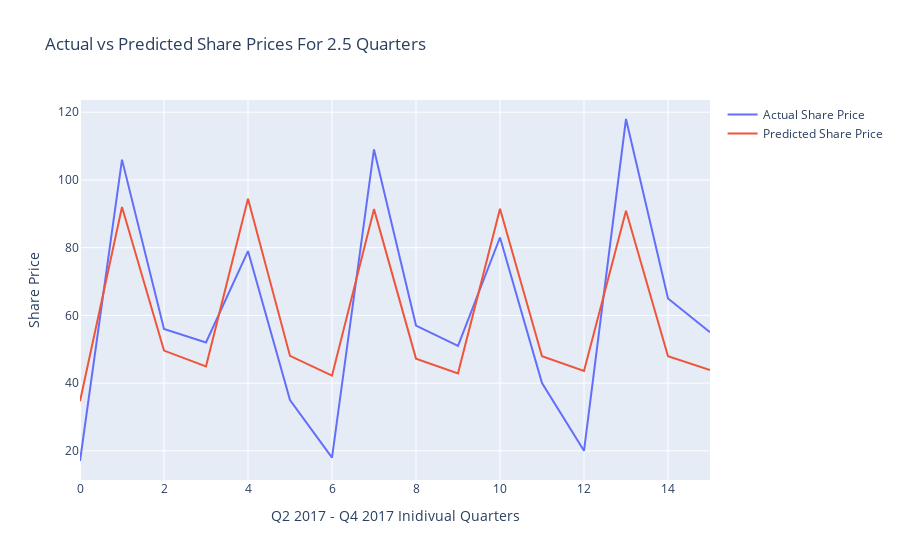

Notebook cell for this chart:
### Markdown cell above
# Use Predicted Outputs to Plot Difference Between Predicted & Actual
* Each company is plotted as single data point in respective quarter 
* Half of 2017 Q2 data, all 2017 Q3 data, & all 2017 Q4 data

### Code cell
import plotly.graph_objects as go

SharePrice_USD = predicted_df.SharePrice_USD
Prediction = predicted_df.Prediction

fig = go.Figure()
fig.add_trace(go.Scatter(x=predicted_df.index, y=SharePrice_USD,
                    mode='lines',
                    name='Actual Share Price'))
fig.add_trace(go.Scatter(x=predicted_df.index, y=Prediction,
                    mode='lines',
                    name='Predicted Share Price'))
fig.update_layout(title='Actual vs Predicted Share Prices For 2.5 Quarters',
                   xaxis_title='Q2 2017 - Q4 2017 Inidivual Quarters',
                   yaxis_title='Share Price')
fig.show()

### Figure 1 — Plotly figure (JSON) as saved in the notebook; plotly's stock layout.template omitted (floating-point values rounded to 4 significant figures)
{"data": [{"mode": "lines", "name": "Actual Share Price", "type": "scatter", "x": [0, 1, 2, 3, 4, 5, 6, 7, 8, 9, 10, 11, 12, 13, 14, 15], "y": [17, 106, 56, 52, 79, 35, 18, 109, 57, 51, 83, 40, 20, 118, 65, 55]}, {"mode": "lines", "name": "Predicted Share Price", "type": "scatter", "x": [0, 1, 2, 3, 4, 5, 6, 7, 8, 9, 10, 11, 12, 13, 14, 15], "y": [34.63, 92.01, 49.61, 44.95, 94.42, 48.03, 42.2, 91.38, 47.23, 42.89, 91.49, 47.96, 43.6, 90.91, 47.95, 43.89]}], "layout": {"title": {"text": "Actual vs Predicted Share Prices For 2.5 Quarters"}, "xaxis": {"title": {"text": "Q2 2017 - Q4 2017 Inidivual Quarters"}}, "yaxis": {"title": {"text": "Share Price"}}}}
